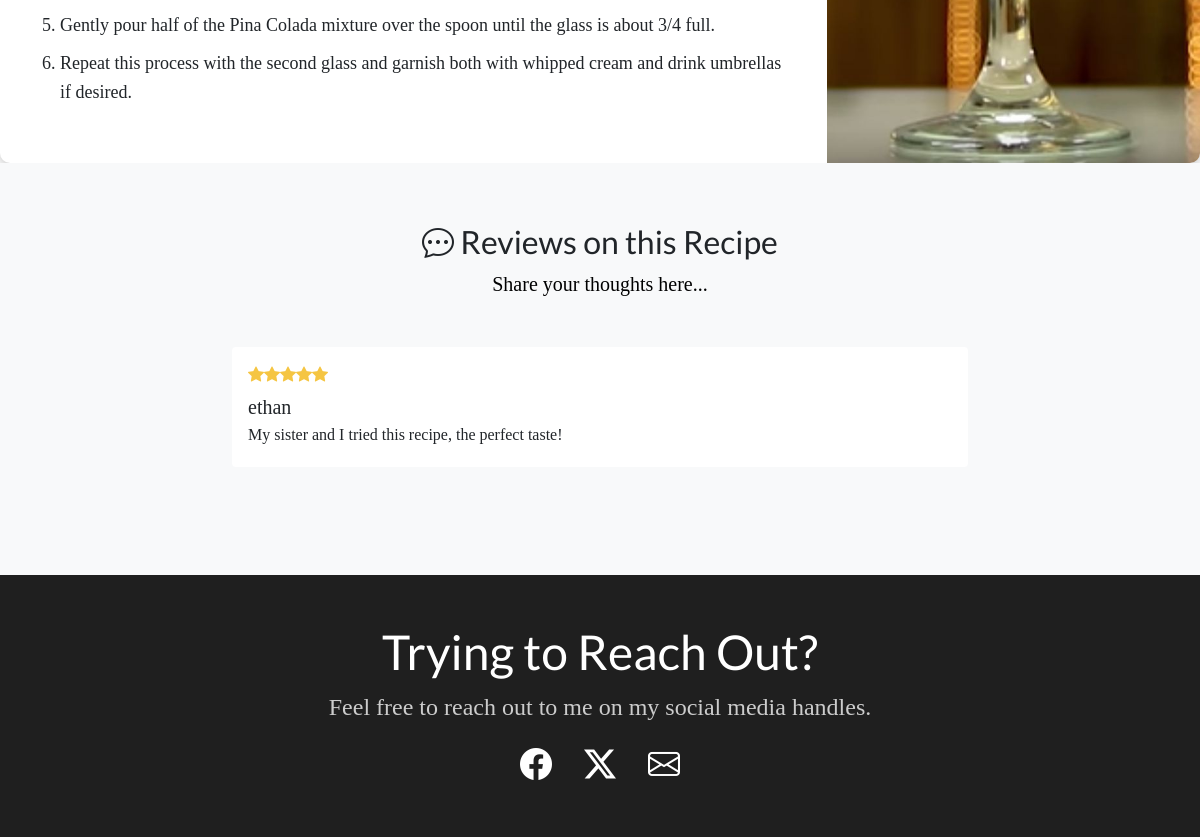
Page /recipes/recipes/blue-ocean (lower part) on the earlier database version.
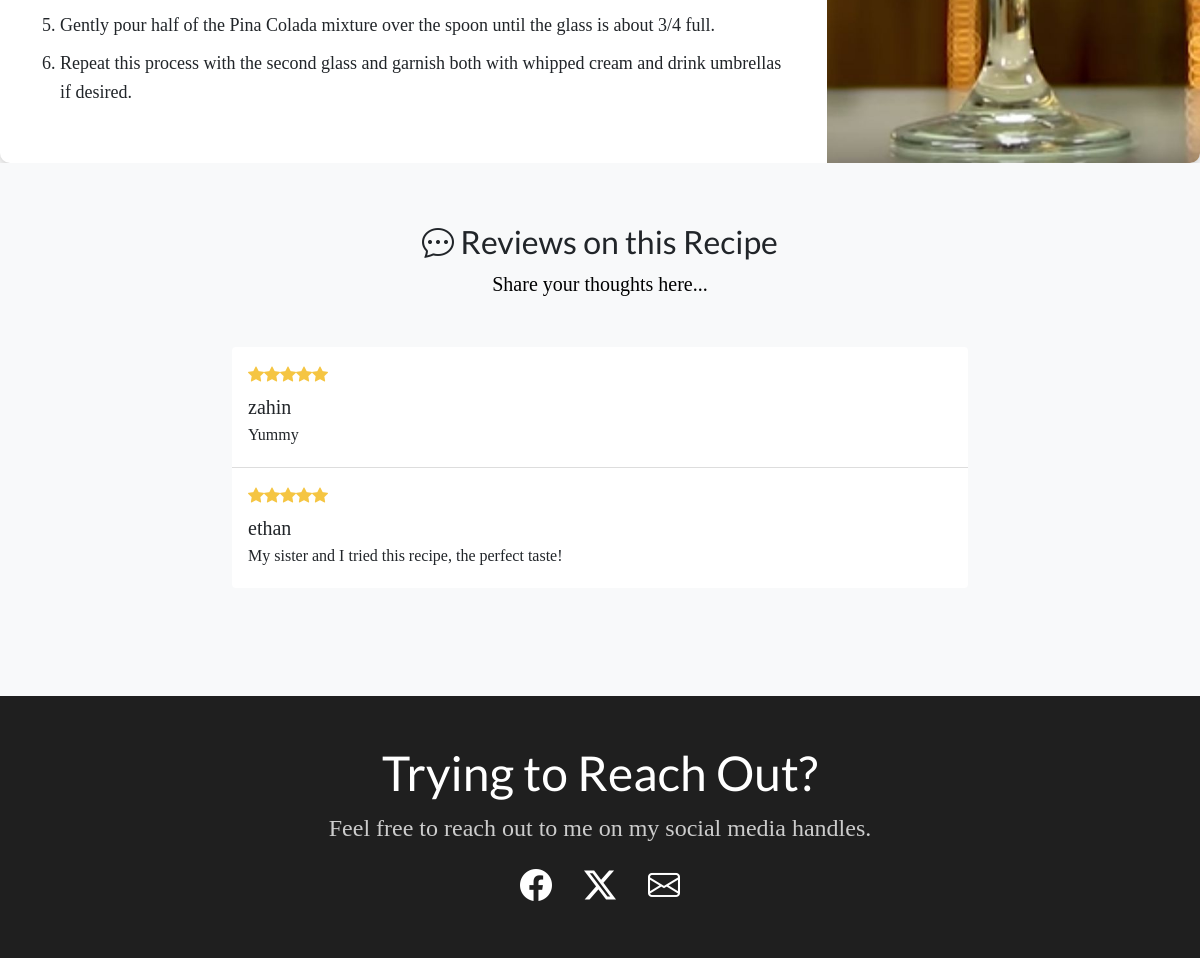
Same page on the later database version.
### recipes/models.py (models this page shows, shortened)
class Procedure(models.Model):
    recipe = models.ForeignKey(Recipe, on_delete=models.CASCADE, related_name="procedure")
    step = models.CharField(max_length=200)

class Comment(models.Model):
    username = models.CharField(max_length=120)
    rating = models.DecimalField(
        max_digits=2,
        decimal_places=1,
        validators=[
            MinValueValidator(Decimal('0.0')),
            MaxValueValidator(Decimal('5.0'))
        ]
    )
    text = models.TextField(max_length=400)
    recipe = models.ForeignKey(Recipe, on_delete=models.CASCADE, related_name="comments")

### recipes/views.py (the view, shortened to what this page needs)
# urls.py: path("recipes/<slug:slug>", views.SingleRecipeView.as_view(), name="recipe-detail-page"),
class SingleRecipeView(View):
    def get(self, request, slug):
        recipe = Recipe.objects.get(slug=slug)
        context = {
            "recipe": recipe,
            "search_filters": recipe.search_filter.all(),
            "comment_form": CommentForm(),
            "comments": recipe.comments.all().order_by("-id"),
        }
        return render(request, "recipes/recipe-detail.html", context)

### recipes/models.py (called while the page is built)
    def __str__(self):
        return self.caption

### recipes/templatetags/filters.py (called while the page is built)
@register.filter
def render_stars(rating):
    full_stars = int(rating)
    half_star = 1 if (rating - full_stars) >= 0.5 else 0
    empty_stars = 5 - full_stars - half_star
    stars_html = (
        '<i class="bi bi-star-fill"></i>' * full_stars +
        '<i class="bi bi-star-half"></i>' * half_star +
        '<i class="bi bi-star"></i>' * empty_stars
    )
    return stars_html

### recipes/templates/recipes/recipe-detail.html (shortened to what this page needs)
{% extends "base.html" %}
{% load static %}
{% block css_files %}
  <link rel="stylesheet" href="{% static "/recipes/recipe-detail.css" %}"/>
{% endblock %}
{% block content %}
  <section id="process">
    <div class="recipe-card container-fluid">
      <div class="left-section">
        <ol class="directions">
          {% for steps in recipe.procedure.all %}
            <li>{{ steps.step }}</li>
          {% endfor %}
        </ol>
      </div>
      <div class="right-section">
        <img src="{{ recipe.cover.url }}" alt="anish0m's Recipe" class="recipe-image">
      </div>
    </div>
  </section>
  {% load filters %}
  <section id="reviews" class="bg-light">
    <div class="container-lg">
      <div class="text-center">
        <h2><i class="bi bi-chat-dots"></i> Reviews on this Recipe</h2>
        <p class="lead">
          <a href="#" data-bs-toggle="modal" data-bs-target="#comment-modal">Share your thoughts here...</a>
        </p>
      </div>
      <div class="row justify-content-center my-5">
        <div class="col-lg-8">
          <div class="list-group">
            {% for comment in comments %}
              <div class="list-group-item py-3">
                <div class="pb-2">
                  {{ comment.rating|render_stars|safe }}
                </div>
                <h5 class="mb-1">{{ comment.username }}</h5>
                <p class="mb-1">{{ comment.text }}</p>
              </div>
            {% empty %}
              <div class="list-group-item py-3 text-center">
                <p class="mb-1 text-muted">No comments yet. Be the first to share your thoughts!</p>
              </div>
            {% endfor %}
          </div>
        </div>
      </div>
    </div>
  </section>
{% endblock %}

Differences in the rows shown:
added Comment: rating 5 (drawn), username "zahin", text "Yummy"
